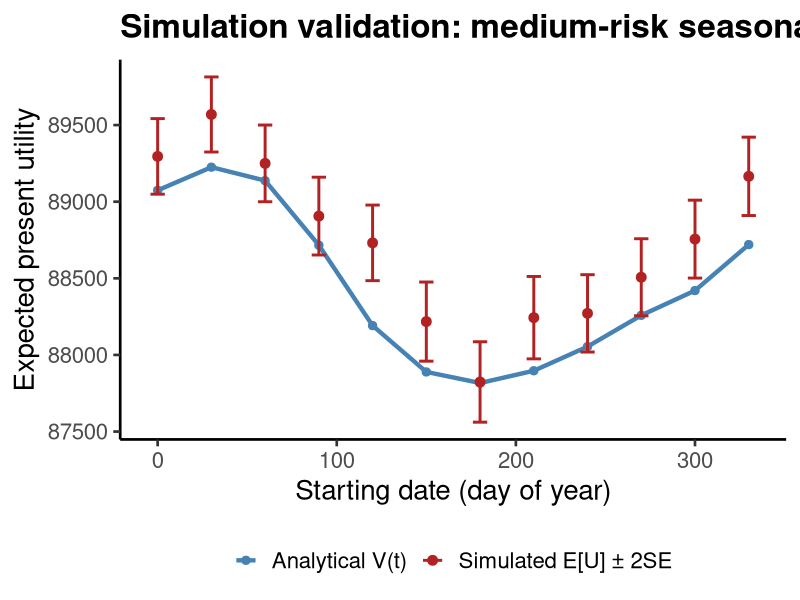

Reproduce this figure in R.
library(ggplot2)

# ── Read data ─────────────────────────────────────────────────────────────────
df <- read.csv("results/simulations/simulation_validation_seasonal.csv")

outdir <- "results/figures"
dir.create(outdir, showWarnings = FALSE, recursive = TRUE)

# ══════════════════════════════════════════════════════════════════════════════
# Simulated E[U] vs analytical V(t₀): medium-risk seasonal case
# ══════════════════════════════════════════════════════════════════════════════

p <- ggplot(df) +
  geom_line(aes(x = t_init, y = V_analytical,
                color = "Analytical V(t)"),
            linewidth = 1.5) +
  geom_point(aes(x = t_init, y = V_analytical,
                 color = "Analytical V(t)"),
             size = 2.5) +
  geom_errorbar(aes(x = t_init,
                    ymin = sim_lower_2se,
                    ymax = sim_upper_2se,
                    color = "Simulated E[U] \u00b1 2SE"),
                width = 8, linewidth = 1.0) +
  geom_point(aes(x = t_init,
                 y = sim_mean,
                 color = "Simulated E[U] \u00b1 2SE"),
             size = 3) +
  scale_color_manual(values = c(
    "Analytical V(t)" = "steelblue",
    "Simulated E[U] \u00b1 2SE" = "firebrick")) +
  labs(x = "Starting date (day of year)",
       y = "Expected present utility",
       color = NULL,
       title = "Simulation validation: medium-risk seasonal case") +
  theme_classic(base_size = 20) +
  theme(
    legend.position = "bottom",
    plot.title = element_text(face = "bold")
  )

ggsave(file.path(outdir, "simulation_validation_seasonal.png"), p,
       width = 10, height = 7, dpi = 400)
cat("Saved simulation_validation_seasonal.png\n")
